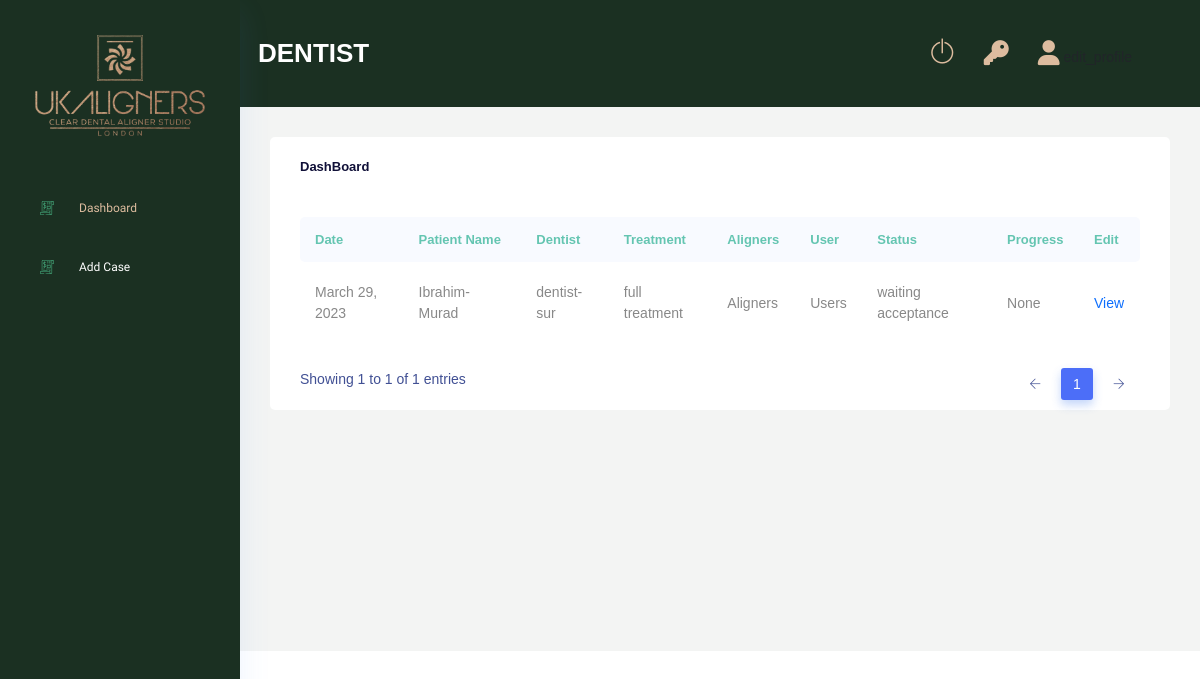
/dentist/dashboard/ (signed in), run on an earlier commit of the app's database.
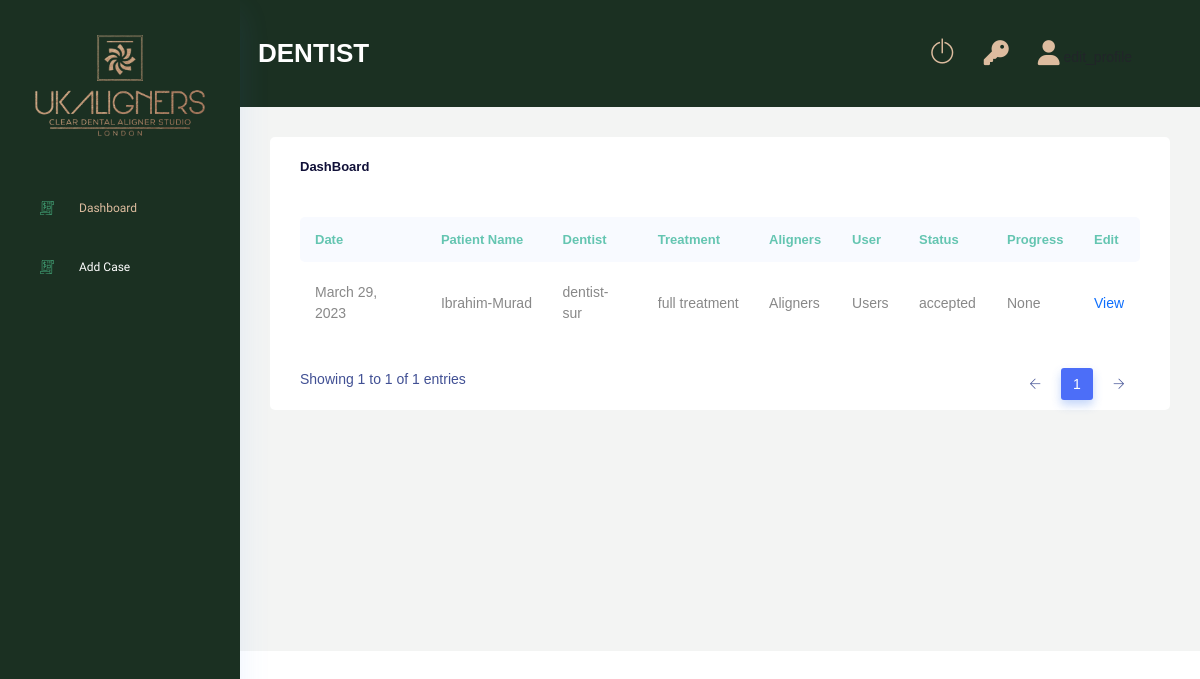
And on a later commit of the database.
### Case/models.py (models this page shows)
class Case(models.Model):
    GENDER_CHOICES = (
        ("male","male"),
        ("female","female"),
        ("other","other")
        )
    ORTHODONTIC_CHOICES = (
        ("yes","yes"),
        ("no","no")
        )
    TREATMENT_REQUIRED_CHOICES = (
        ("full treatment","full treatment"),
        ("continuation","continuation"),
        ("refinement","refinement"),
        ("retainer","retainer")
    )
    OPTIONAL_TREATMENT = (
        ("replacement","replacement"),
        ("mouthguard","mouthguard"),
        ("smile design","smile design")
    )
    SECTION_CHOICES = (
        ("both arches","both arches"),
        ("upper only","upper only"),
        ("lower only","lower only")
    )
    TREATMENT_CHOICES = (
        ("essential","essential"),
        ("advance","advance"),
        ("comprehensive","comprehensive")
    )
    clinic                          = models.ForeignKey(Clinic, on_delete=models.DO_NOTHING,null=True,blank=True)
    dentist                         = models.ForeignKey(Dentist, on_delete=models.DO_NOTHING, null=True, blank=True)
    saloon_owner                    = models.ForeignKey(Saloon_owner, on_delete=models.DO_NOTHING, null=True, blank=True)
    saloon                          = models.ForeignKey(Saloon, on_delete=models.DO_NOTHING, null=True, blank=True)
    name                            = models.CharField(max_length=250)
    surname                         = models.CharField(max_length=250,null=True, blank=True)
    gender                          = models.CharField(max_length=50,choices=GENDER_CHOICES)
    age                             = models.IntegerField(null=True, blank=True)
    treatment_required              = models.CharField(max_length=100,choices=TREATMENT_REQUIRED_CHOICES)
    optional_treatment              = models.CharField(max_length=100,choices=OPTIONAL_TREATMENT, null=True, blank=True)
    orthodontic_treatment_past      = models.CharField(max_length=10,null=True, blank=True, choices=ORTHODONTIC_CHOICES)
    section                         = models.CharField(max_length=250,null=True, blank=True, choices=SECTION_CHOICES)
    treatment_type                  = models.CharField(max_length=250,null=True, blank=True, choices=TREATMENT_CHOICES)
    upper_jaw                       = models.FileField(upload_to="upper_jaws",null=True, blank=True)
    lower_jaw                       = models.FileField(upload_to="lower_jaws",null=True, blank=True)
    rquest_collection               = models.BooleanField(default=False)
    additional_information          = models.TextField(null=True, blank=True)
    planner                         = models.ForeignKey(Planner,on_delete=models.DO_NOTHING, null=True, blank=True)
    technician                      = models.ForeignKey(Technician,on_delete=models.DO_NOTHING, null=True, blank=True)
    status                          = models.CharField(max_length=250, default="new", null=True, blank=True)
    ortho_id                        = models.CharField(max_length=255, null=True, blank=True)
    aligners_upper                  = models.IntegerField(null=True, blank=True)
    aligners_lower                  = models.IntegerField(null=True, blank=True)
    retainer_upper                  = models.IntegerField(null=True, blank=True)
    retainer_lower                  = models.IntegerField(null=True, blank=True)
    treatment_plan_upper            = models.IntegerField(null=True, blank=True)
    treatment_plan_lower            = models.IntegerField(null=True, blank=True)
    duration                        = models.IntegerField(null=True, blank=True)
    progress                        = models.CharField(max_length=255, null=True, blank=True)
    created_at                      = models.DateField(auto_now_add=True, null=True)
    fee_cleared                     = models.BooleanField(default=False)
    totel_fee                       = models.FloatField(default=0.0,null=True,blank=True)
    manager_paid                    = models.BooleanField(default=False)
    planner_paid                    = models.BooleanField(default=False)
    technician_paid                 = models.BooleanField(default=False)
    refinement                      = models.IntegerField(default=0)
    class Meta:
        verbose_name_plural = "Cases"
    def __str__(self):
        return str(self.name)

### DentistRoll/models.py (models this page shows)
class Dentist(models.Model):
    user                    = models.OneToOneField(Users, on_delete=models.CASCADE)
    surname                 = models.CharField(max_length=150,null=True,blank=True)
    number                  = models.CharField(max_length=150,null=True,blank=True)
    clinic                  = models.ManyToManyField(Clinic)
    manager                 = models.ForeignKey(Manager, on_delete=models.DO_NOTHING, null=True, blank=True)
    discount                = models.IntegerField(null=True, blank=True)
    class Meta:
        verbose_name_plural = "Dentists"
    def __str__(self):
        return self.user.username

### Users/models.py (models this page shows, shortened)
class Account(AbstractBaseUser):
    email 					= models.EmailField(verbose_name="email", max_length=60, unique=True)
    username 				= models.CharField(max_length=130)
    date_joined				= models.DateTimeField(verbose_name='date joined', auto_now_add=True)
    last_login				= models.DateTimeField(verbose_name='last login', auto_now=True)
    is_active				= models.BooleanField(default=True)
    is_staff				= models.BooleanField(default=False)
    is_superuser			= models.BooleanField(default=False)
    is_admin				= models.BooleanField(default=False)
    is_manager   			= models.BooleanField(default=False)
    is_planner   			= models.BooleanField(default=False)
    is_technician   		= models.BooleanField(default=False)
    is_dentist      		= models.BooleanField(default=False)
    is_salon           		= models.BooleanField(default=False)
    is_individual     		= models.BooleanField(default=False)
    is_clinic        		= models.BooleanField(default=False)
    hide_email				= models.BooleanField(default=True)
    USERNAME_FIELD = 'email'
    REQUIRED_FIELDS = ['username']
    objects = MyAccountManager()

### DentistRoll/views.py (the view)
# urls.py: path('dashboard/',views.dentist_dashboard, name='dentist_dashboard'),
@login_required(login_url='login')
def dentist_dashboard(request):
    dentist_obj = Dentist.objects.get(user=request.user)
    case_list = Case.objects.filter(dentist=dentist_obj).order_by('-id')
    print(case_list)
    context = {
        'case_list':case_list
    }
    return render(request,'dentistRoll/dashboard.html',context)

### ClinicRoll/models.py (called while the page is built)
    def __str__(self):
        return self.user.username

### ManagerRoll/models.py (called while the page is built)
    def __str__(self):
        return self.user.username

### DentistRoll/templates/dentistRoll/dashboard.html (shortened to what the changed rows need)
{% extends 'base.html' %}
{% load static %}
{% block content %}
<div class="main_content_iner ">
    <div class="container-fluid p-0">
        <div class="row justify-content-center">
            <div class="col-lg-12">
                <div class="white_card card_height_100 mb_30">
                    <div class="white_card ">
                        <div class="QA_section plr_30">
                            <div class="QA_table mb_30">
                                <table class="table lms_table_active ">
                                    <thead>
                                        <tr>
                                            <th scope="col">Date</th>
                                            <th scope="col">Patient Name</th>
                                            <th scope="col">Dentist</th>
                                            <th scope="col">Treatment</th>
                                            <th scope="col">Aligners</th>
                                            <th scope="col">User</th>
                                            <th scope="col">Status</th>
                                            <th scope="col">Progress</th>
                                            <th scope="col">Edit</th>
                                        </tr>
                                    </thead>
                                    <tbody>
                                        {% for case in case_list %}
                                        {% if case.status == 'new' %}
                                        <tr class="new-case-tr">
                                        {% else %}
                                        <tr>
                                        {% endif %}
                                            <td>{{ case.created_at }}</td>
                                            <td>
                                                <div class="custom_tooltip">
                                                    {{ case.name }}-{{ case.surname }}
                                                  </div>
                                            </td>
                                            <td>
                                                <div class="custom_tooltip">{{ case.dentist }}-{{ case.dentist.surname }}
                                                  </div>
                                            </td>
                                            <td>
                                                <div class="custom_tooltip">{{ case.treatment_required }}
                                                  </div>
                                            </td>
                                            <td>
                                                <div class="custom_tooltip">Aligners
                                                  </div>
                                            </td>
                                            <td>
                                                <div class="custom_tooltip">Users
                                                  </div>
                                            </td>
                                            <td>{{ case.status }}</td>
                                            <td>{{ case.progress }}</td>
                                            <td>
                                                {% if case.status == "new" %}
                                                <a href="{% url 'DentistRoll:edit_case' case.id %}">View</a>
                                                {% elif case.status == "waiting acceptance" %}
                                                <a href="{% url 'DentistRoll:waiting_case_details' case.id %}">View</a>
                                                {% elif case.status == "accepted" %}
                                                <a href="{% url 'DentistRoll:waiting_case_details' case.id %}">View</a>
                                                {% elif case.status == "treatment" %}
                                                <a href="{% url 'AdminRoll:case_treatment' case.id %}">View</a>
                                                {% elif case.status == "on-hold" %}
                                                <a href="{% url 'DentistRoll:waiting_case_details' case.id %}">View</a>
                                                {% elif case.status == "review" %}
                                                <a href="{% url 'DentistRoll:waiting_case_details' case.id %}">View</a>
                                                {% elif case.status == "declined" %}
                                                <a href="{% url 'DentistRoll:waiting_case_details' case.id %}">View</a>
                                                {% elif case.status == "tc" %}
                                                <a href="{% url 'AdminRoll:case_treatment' case.id %}">View</a>
                                                {% endif %}
                                            </td>
                                        </tr>
                                        {% endfor %}
                                    </tbody>
                                </table>
                            </div>
                        </div>
                    </div>
                </div>
            </div>
        </div>
    </div>
</div>
{% endblock %}

What changed in the data, as far as the page shows it:
changed Case "Ibrahim": status "waiting acceptance" → "accepted"
